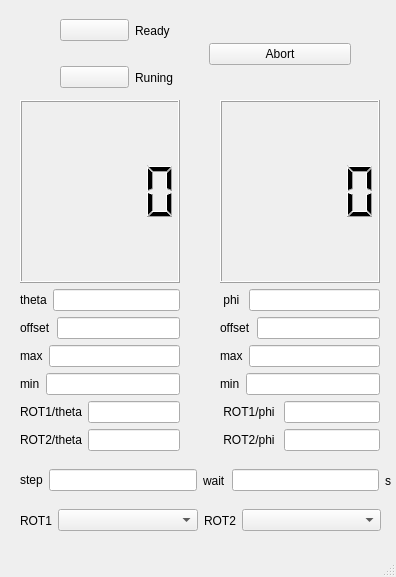
<?xml version="1.0" encoding="UTF-8"?>
<ui version="4.0">
 <class>FrmTwoaxis</class>
 <widget class="QMainWindow" name="FrmTwoaxis">
  <property name="windowModality">
   <enum>Qt::NonModal</enum>
  </property>
  <property name="geometry">
   <rect>
    <x>0</x>
    <y>0</y>
    <width>396</width>
    <height>577</height>
   </rect>
  </property>
  <property name="contextMenuPolicy">
   <enum>Qt::DefaultContextMenu</enum>
  </property>
  <property name="windowTitle">
   <string>MainWindow</string>
  </property>
  <property name="toolButtonStyle">
   <enum>Qt::ToolButtonIconOnly</enum>
  </property>
  <property name="animated">
   <bool>true</bool>
  </property>
  <widget class="QWidget" name="centralwidget">
   <widget class="QWidget" name="verticalLayoutWidget_2">
    <property name="geometry">
     <rect>
      <x>220</x>
      <y>100</y>
      <width>160</width>
      <height>351</height>
     </rect>
    </property>
    <layout class="QVBoxLayout" name="verticalLayout_4">
     <item>
      <widget class="QLCDNumber" name="m_lcdPhi"/>
     </item>
     <item>
      <layout class="QHBoxLayout" name="horizontalLayout_5">
       <item>
        <widget class="QLabel" name="label_7">
         <property name="sizePolicy">
          <sizepolicy hsizetype="Preferred" vsizetype="Maximum">
           <horstretch>0</horstretch>
           <verstretch>0</verstretch>
          </sizepolicy>
         </property>
         <property name="text">
          <string> phi </string>
         </property>
        </widget>
       </item>
       <item>
        <widget class="QLineEdit" name="m_edTargetPhi"/>
       </item>
      </layout>
     </item>
     <item>
      <layout class="QHBoxLayout" name="horizontalLayout_6">
       <item>
        <widget class="QLabel" name="label_11">
         <property name="text">
          <string>offset</string>
         </property>
        </widget>
       </item>
       <item>
        <widget class="QLineEdit" name="m_edOffsetPhi"/>
       </item>
      </layout>
     </item>
     <item>
      <layout class="QHBoxLayout" name="horizontalLayout_16">
       <item>
        <widget class="QLabel" name="label_18">
         <property name="text">
          <string>max</string>
         </property>
        </widget>
       </item>
       <item>
        <widget class="QLineEdit" name="m_edMaxPhi"/>
       </item>
      </layout>
     </item>
     <item>
      <layout class="QHBoxLayout" name="horizontalLayout_17">
       <item>
        <widget class="QLabel" name="label_19">
         <property name="text">
          <string>min</string>
         </property>
        </widget>
       </item>
       <item>
        <widget class="QLineEdit" name="m_edMinPhi"/>
       </item>
      </layout>
     </item>
     <item>
      <layout class="QHBoxLayout" name="horizontalLayout_10">
       <item>
        <widget class="QLabel" name="label_9">
         <property name="text">
          <string> ROT1/phi </string>
         </property>
        </widget>
       </item>
       <item>
        <widget class="QLineEdit" name="m_edROT1PerPhi"/>
       </item>
      </layout>
     </item>
     <item>
      <layout class="QHBoxLayout" name="horizontalLayout_11">
       <item>
        <widget class="QLabel" name="label_13">
         <property name="text">
          <string> ROT2/phi </string>
         </property>
        </widget>
       </item>
       <item>
        <widget class="QLineEdit" name="m_edROT2PerPhi"/>
       </item>
      </layout>
     </item>
    </layout>
   </widget>
   <widget class="QWidget" name="verticalLayoutWidget">
    <property name="geometry">
     <rect>
      <x>20</x>
      <y>100</y>
      <width>160</width>
      <height>351</height>
     </rect>
    </property>
    <layout class="QVBoxLayout" name="verticalLayout_3">
     <item>
      <widget class="QLCDNumber" name="m_lcdTheta"/>
     </item>
     <item>
      <layout class="QHBoxLayout" name="horizontalLayout_4">
       <item>
        <widget class="QLabel" name="label_5">
         <property name="sizePolicy">
          <sizepolicy hsizetype="Preferred" vsizetype="Maximum">
           <horstretch>0</horstretch>
           <verstretch>0</verstretch>
          </sizepolicy>
         </property>
         <property name="text">
          <string>theta</string>
         </property>
        </widget>
       </item>
       <item>
        <widget class="QLineEdit" name="m_edTargetTheta"/>
       </item>
      </layout>
     </item>
     <item>
      <layout class="QHBoxLayout" name="horizontalLayout_2">
       <item>
        <widget class="QLabel" name="label_10">
         <property name="text">
          <string>offset</string>
         </property>
        </widget>
       </item>
       <item>
        <widget class="QLineEdit" name="m_edOffsetTheta"/>
       </item>
      </layout>
     </item>
     <item>
      <layout class="QHBoxLayout" name="horizontalLayout_13">
       <item>
        <widget class="QLabel" name="label_15">
         <property name="text">
          <string>max</string>
         </property>
        </widget>
       </item>
       <item>
        <widget class="QLineEdit" name="m_edMaxTheta"/>
       </item>
      </layout>
     </item>
     <item>
      <layout class="QHBoxLayout" name="horizontalLayout_14">
       <item>
        <widget class="QLabel" name="label_16">
         <property name="text">
          <string>min</string>
         </property>
        </widget>
       </item>
       <item>
        <widget class="QLineEdit" name="m_edMinTheta"/>
       </item>
      </layout>
     </item>
     <item>
      <layout class="QHBoxLayout" name="horizontalLayout_7">
       <item>
        <widget class="QLabel" name="label_8">
         <property name="text">
          <string>ROT1/theta</string>
         </property>
        </widget>
       </item>
       <item>
        <widget class="QLineEdit" name="m_edROT1PerTheta"/>
       </item>
      </layout>
     </item>
     <item>
      <layout class="QHBoxLayout" name="horizontalLayout_9">
       <item>
        <widget class="QLabel" name="label_12">
         <property name="text">
          <string>ROT2/theta</string>
         </property>
        </widget>
       </item>
       <item>
        <widget class="QLineEdit" name="m_edROT2PerTheta"/>
       </item>
      </layout>
     </item>
    </layout>
   </widget>
   <widget class="QWidget" name="horizontalLayoutWidget_4">
    <property name="geometry">
     <rect>
      <x>20</x>
      <y>460</y>
      <width>371</width>
      <height>41</height>
     </rect>
    </property>
    <layout class="QHBoxLayout" name="horizontalLayout_8">
     <item>
      <widget class="QLabel" name="label_2">
       <property name="sizePolicy">
        <sizepolicy hsizetype="Preferred" vsizetype="Maximum">
         <horstretch>0</horstretch>
         <verstretch>0</verstretch>
        </sizepolicy>
       </property>
       <property name="text">
        <string>step</string>
       </property>
      </widget>
     </item>
     <item>
      <widget class="QLineEdit" name="m_edStep"/>
     </item>
     <item>
      <widget class="QLabel" name="label_6">
       <property name="text">
        <string>wait</string>
       </property>
      </widget>
     </item>
     <item>
      <widget class="QLineEdit" name="m_edWait"/>
     </item>
     <item>
      <widget class="QLabel" name="label">
       <property name="text">
        <string>s</string>
       </property>
      </widget>
     </item>
    </layout>
   </widget>
   <widget class="QWidget" name="horizontalLayoutWidget">
    <property name="geometry">
     <rect>
      <x>20</x>
      <y>500</y>
      <width>361</width>
      <height>41</height>
     </rect>
    </property>
    <layout class="QHBoxLayout" name="horizontalLayout_3">
     <item>
      <widget class="QLabel" name="label_3">
       <property name="sizePolicy">
        <sizepolicy hsizetype="Maximum" vsizetype="Preferred">
         <horstretch>0</horstretch>
         <verstretch>0</verstretch>
        </sizepolicy>
       </property>
       <property name="text">
        <string>ROT1</string>
       </property>
       <property name="alignment">
        <set>Qt::AlignCenter</set>
       </property>
      </widget>
     </item>
     <item>
      <widget class="QComboBox" name="m_cmbROT1"/>
     </item>
     <item>
      <widget class="QLabel" name="label_4">
       <property name="sizePolicy">
        <sizepolicy hsizetype="Maximum" vsizetype="Preferred">
         <horstretch>0</horstretch>
         <verstretch>0</verstretch>
        </sizepolicy>
       </property>
       <property name="text">
        <string>ROT2</string>
       </property>
       <property name="alignment">
        <set>Qt::AlignCenter</set>
       </property>
      </widget>
     </item>
     <item>
      <widget class="QComboBox" name="m_cmbROT2"/>
     </item>
    </layout>
   </widget>
   <widget class="QWidget" name="horizontalLayoutWidget_2">
    <property name="geometry">
     <rect>
      <x>60</x>
      <y>10</y>
      <width>291</width>
      <height>88</height>
     </rect>
    </property>
    <layout class="QHBoxLayout" name="horizontalLayout">
     <item>
      <layout class="QVBoxLayout" name="verticalLayout">
       <item>
        <layout class="QHBoxLayout" name="horizontalLayout_12">
         <item>
          <widget class="QPushButton" name="m_ledReady">
           <property name="enabled">
            <bool>true</bool>
           </property>
           <property name="text">
            <string/>
           </property>
          </widget>
         </item>
         <item>
          <widget class="QLabel" name="label_14">
           <property name="text">
            <string>Ready</string>
           </property>
          </widget>
         </item>
        </layout>
       </item>
       <item>
        <layout class="QHBoxLayout" name="horizontalLayout_15">
         <item>
          <widget class="QPushButton" name="m_ledRunning">
           <property name="enabled">
            <bool>true</bool>
           </property>
           <property name="text">
            <string/>
           </property>
          </widget>
         </item>
         <item>
          <widget class="QLabel" name="label_17">
           <property name="text">
            <string>Runing</string>
           </property>
          </widget>
         </item>
        </layout>
       </item>
      </layout>
     </item>
     <item>
      <widget class="QPushButton" name="m_btnAbort">
       <property name="text">
        <string>Abort</string>
       </property>
      </widget>
     </item>
    </layout>
   </widget>
  </widget>
  <widget class="QStatusBar" name="statusbar"/>
 </widget>
 <resources/>
 <connections/>
</ui>
